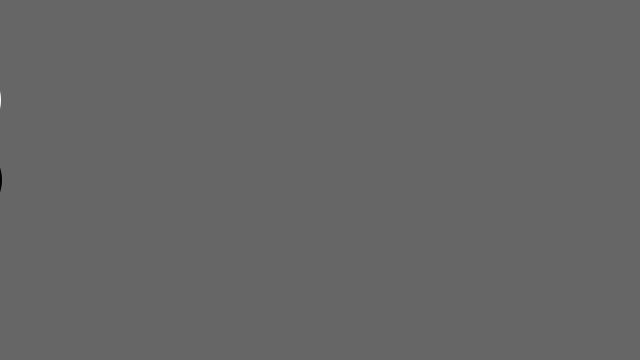
Frame 1 (no input)
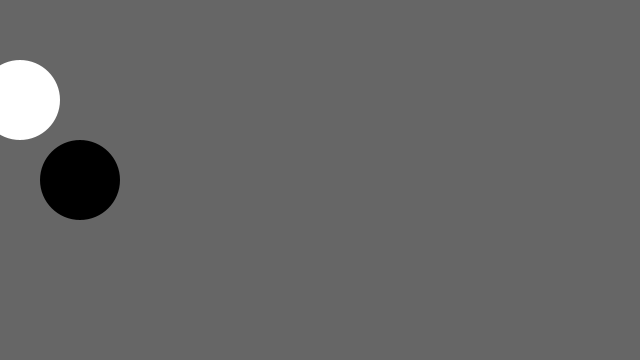
Frame 60 (the mouse pressed at the canvas centre just before this capture)
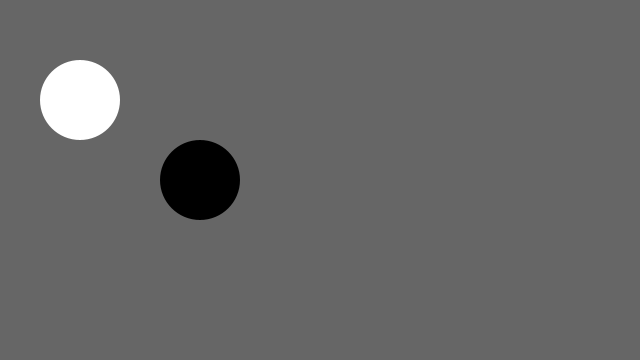
Frame 120 (the mouse held since frame 60 and released just before this capture)

The Processing sketch that drew these frames (run headless with seeded random() and noise(); from frame 60 on, the mouse is pressed at the canvas centre):

// Processing sketch: processing_78771
// ── processing_78771.pde

float x, y;
float dim = 80.0;

void setup() {
  size(640, 360);
  noStroke();
}

void draw() {
  background(102);
  
  x = x + 1;
  
  if (x > width + dim) {
    x = -dim;
  } 
  
  translate(x, height/2-dim/2);
  fill(255);
  ellipse(-dim/2, -dim/2, dim, dim);
  
  // Transforms accumulate. Notice how this rect moves 
  // twice as fast as the other, but it has the same 
  // parameter for the x-axis value
  translate(x, dim);
  fill(0);
  ellipse(-dim/2, -dim/2, dim, dim);
}
